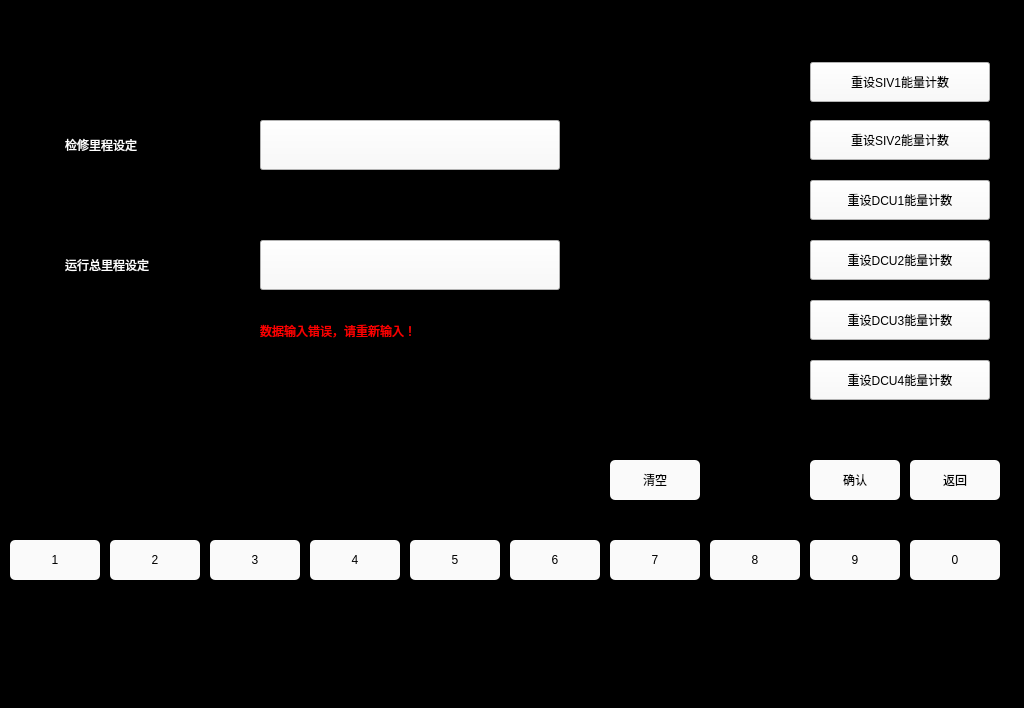
<?xml version="1.0" encoding="UTF-8"?>
<ui version="4.0">
 <class>RunningRecordSet</class>
 <widget class="QWidget" name="RunningRecordSet">
  <property name="geometry">
   <rect>
    <x>0</x>
    <y>0</y>
    <width>1024</width>
    <height>708</height>
   </rect>
  </property>
  <property name="windowTitle">
   <string>Form</string>
  </property>
  <property name="styleSheet">
   <string notr="true">QLabel
{
	color: white;
	border: 2px groove, gray;
    border-color: gray;
	font: 20px, &quot;SimHei&quot;;	
}

QWidget
{
	background-color: black;
}

QPushButton
{
	font: 20px, &quot;SimHei&quot;;
    color: black;
	background-color: rgb(250, 250, 250);

}

QPushButton:disabled
{
		border-radius:5px;
	font: 20px, &quot;SimHei&quot;;
    color: grey;
	background-color: rgb(221,221,221);
}</string>
  </property>
  <widget class="QPushButton" name="btn_setServiceKilometer">
   <property name="geometry">
    <rect>
     <x>260</x>
     <y>120</y>
     <width>300</width>
     <height>50</height>
    </rect>
   </property>
   <property name="text">
    <string/>
   </property>
  </widget>
  <widget class="QLabel" name="label2">
   <property name="geometry">
    <rect>
     <x>60</x>
     <y>120</y>
     <width>150</width>
     <height>50</height>
    </rect>
   </property>
   <property name="styleSheet">
    <string notr="true">border-color: rgb(0, 0, 0);</string>
   </property>
   <property name="text">
    <string>检修里程设定</string>
   </property>
  </widget>
  <widget class="QLabel" name="label2_2">
   <property name="geometry">
    <rect>
     <x>60</x>
     <y>240</y>
     <width>150</width>
     <height>50</height>
    </rect>
   </property>
   <property name="styleSheet">
    <string notr="true">border-color: rgb(0, 0, 0);</string>
   </property>
   <property name="text">
    <string>运行总里程设定</string>
   </property>
  </widget>
  <widget class="QPushButton" name="btn_setTagRunningKilometer">
   <property name="geometry">
    <rect>
     <x>260</x>
     <y>240</y>
     <width>300</width>
     <height>50</height>
    </rect>
   </property>
   <property name="text">
    <string/>
   </property>
  </widget>
  <widget class="QPushButton" name="btn_clear">
   <property name="geometry">
    <rect>
     <x>610</x>
     <y>460</y>
     <width>90</width>
     <height>40</height>
    </rect>
   </property>
   <property name="styleSheet">
    <string notr="true">font: 20px, &quot;SimHei&quot;;
    color: black;
	background-color: rgb(250, 250, 250);
	border-radius: 5px;</string>
   </property>
   <property name="text">
    <string>清空</string>
   </property>
  </widget>
  <widget class="QPushButton" name="btn_7">
   <property name="geometry">
    <rect>
     <x>610</x>
     <y>540</y>
     <width>90</width>
     <height>40</height>
    </rect>
   </property>
   <property name="styleSheet">
    <string notr="true">font: 20px, &quot;SimHei&quot;;
    color: black;
	background-color: rgb(250, 250, 250);
	border-radius: 5px;</string>
   </property>
   <property name="text">
    <string>7</string>
   </property>
  </widget>
  <widget class="QPushButton" name="btn_5">
   <property name="geometry">
    <rect>
     <x>410</x>
     <y>540</y>
     <width>90</width>
     <height>40</height>
    </rect>
   </property>
   <property name="styleSheet">
    <string notr="true">font: 20px, &quot;SimHei&quot;;
    color: black;
	background-color: rgb(250, 250, 250);
	border-radius: 5px;</string>
   </property>
   <property name="text">
    <string>5</string>
   </property>
  </widget>
  <widget class="QPushButton" name="btn_1">
   <property name="geometry">
    <rect>
     <x>10</x>
     <y>540</y>
     <width>90</width>
     <height>40</height>
    </rect>
   </property>
   <property name="styleSheet">
    <string notr="true">font: 20px, &quot;SimHei&quot;;
    color: black;
	background-color: rgb(250, 250, 250);
	border-radius: 5px;</string>
   </property>
   <property name="text">
    <string>1</string>
   </property>
  </widget>
  <widget class="QPushButton" name="btn_confirm">
   <property name="geometry">
    <rect>
     <x>810</x>
     <y>460</y>
     <width>90</width>
     <height>40</height>
    </rect>
   </property>
   <property name="styleSheet">
    <string notr="true">QPushButton{font: 20px, &quot;SimHei&quot;;
    color: black;
	background-color: rgb(250, 250, 250);
	border-radius: 5px;}
QPushButton:disabled
{
		border-radius:5px;
	font: 20px, &quot;SimHei&quot;;
    color: grey;
	background-color: rgb(221,221,221);
}</string>
   </property>
   <property name="text">
    <string>确认</string>
   </property>
  </widget>
  <widget class="QPushButton" name="btn_4">
   <property name="geometry">
    <rect>
     <x>310</x>
     <y>540</y>
     <width>90</width>
     <height>40</height>
    </rect>
   </property>
   <property name="styleSheet">
    <string notr="true">font: 20px, &quot;SimHei&quot;;
    color: black;
	background-color: rgb(250, 250, 250);
	border-radius: 5px;</string>
   </property>
   <property name="text">
    <string>4</string>
   </property>
  </widget>
  <widget class="QPushButton" name="btn_8">
   <property name="geometry">
    <rect>
     <x>710</x>
     <y>540</y>
     <width>90</width>
     <height>40</height>
    </rect>
   </property>
   <property name="styleSheet">
    <string notr="true">font: 20px, &quot;SimHei&quot;;
    color: black;
	background-color: rgb(250, 250, 250);
	border-radius: 5px;</string>
   </property>
   <property name="text">
    <string>8</string>
   </property>
  </widget>
  <widget class="QPushButton" name="btn_0">
   <property name="geometry">
    <rect>
     <x>910</x>
     <y>540</y>
     <width>90</width>
     <height>40</height>
    </rect>
   </property>
   <property name="styleSheet">
    <string notr="true">font: 20px, &quot;SimHei&quot;;
    color: black;
	background-color: rgb(250, 250, 250);
	border-radius: 5px;</string>
   </property>
   <property name="text">
    <string>0</string>
   </property>
  </widget>
  <widget class="QPushButton" name="btn_6">
   <property name="geometry">
    <rect>
     <x>510</x>
     <y>540</y>
     <width>90</width>
     <height>40</height>
    </rect>
   </property>
   <property name="styleSheet">
    <string notr="true">font: 20px, &quot;SimHei&quot;;
    color: black;
	background-color: rgb(250, 250, 250);
	border-radius: 5px;</string>
   </property>
   <property name="text">
    <string>6</string>
   </property>
  </widget>
  <widget class="QPushButton" name="btn_2">
   <property name="geometry">
    <rect>
     <x>110</x>
     <y>540</y>
     <width>90</width>
     <height>40</height>
    </rect>
   </property>
   <property name="styleSheet">
    <string notr="true">font: 20px, &quot;SimHei&quot;;
    color: black;
	background-color: rgb(250, 250, 250);
	border-radius: 5px;</string>
   </property>
   <property name="text">
    <string>2</string>
   </property>
  </widget>
  <widget class="QPushButton" name="btn_back">
   <property name="geometry">
    <rect>
     <x>910</x>
     <y>460</y>
     <width>90</width>
     <height>40</height>
    </rect>
   </property>
   <property name="styleSheet">
    <string notr="true">QPushButton{font: 20px, &quot;SimHei&quot;;
    color: black;
	background-color: rgb(250, 250, 250);
	border-radius: 5px;}
QPushButton:disabled
{
		border-radius:5px;
	font: 20px, &quot;SimHei&quot;;
    color: grey;
	background-color: rgb(221,221,221);
}</string>
   </property>
   <property name="text">
    <string>返回</string>
   </property>
  </widget>
  <widget class="QPushButton" name="btn_3">
   <property name="geometry">
    <rect>
     <x>210</x>
     <y>540</y>
     <width>90</width>
     <height>40</height>
    </rect>
   </property>
   <property name="styleSheet">
    <string notr="true">font: 20px, &quot;SimHei&quot;;
    color: black;
	background-color: rgb(250, 250, 250);
	border-radius: 5px;</string>
   </property>
   <property name="text">
    <string>3</string>
   </property>
  </widget>
  <widget class="QPushButton" name="btn_9">
   <property name="geometry">
    <rect>
     <x>810</x>
     <y>540</y>
     <width>90</width>
     <height>40</height>
    </rect>
   </property>
   <property name="styleSheet">
    <string notr="true">font: 20px, &quot;SimHei&quot;;
    color: black;
	background-color: rgb(250, 250, 250);
	border-radius: 5px;</string>
   </property>
   <property name="text">
    <string>9</string>
   </property>
  </widget>
  <widget class="QLabel" name="label_errorInfo">
   <property name="geometry">
    <rect>
     <x>260</x>
     <y>310</y>
     <width>291</width>
     <height>41</height>
    </rect>
   </property>
   <property name="styleSheet">
    <string notr="true">border-width:0;
color:red;</string>
   </property>
   <property name="text">
    <string>数据输入错误，请重新输入！</string>
   </property>
  </widget>
  <widget class="QPushButton" name="btn_resetSIV1">
   <property name="geometry">
    <rect>
     <x>810</x>
     <y>62</y>
     <width>180</width>
     <height>40</height>
    </rect>
   </property>
   <property name="text">
    <string>重设SIV1能量计数</string>
   </property>
  </widget>
  <widget class="QPushButton" name="btn_resetSIV2">
   <property name="geometry">
    <rect>
     <x>810</x>
     <y>120</y>
     <width>180</width>
     <height>40</height>
    </rect>
   </property>
   <property name="text">
    <string>重设SIV2能量计数</string>
   </property>
  </widget>
  <widget class="QPushButton" name="btn_resetDCU1">
   <property name="geometry">
    <rect>
     <x>810</x>
     <y>180</y>
     <width>180</width>
     <height>40</height>
    </rect>
   </property>
   <property name="text">
    <string>重设DCU1能量计数</string>
   </property>
  </widget>
  <widget class="QPushButton" name="btn_resetDCU2">
   <property name="geometry">
    <rect>
     <x>810</x>
     <y>240</y>
     <width>180</width>
     <height>40</height>
    </rect>
   </property>
   <property name="text">
    <string>重设DCU2能量计数</string>
   </property>
  </widget>
  <widget class="QPushButton" name="btn_resetDCU3">
   <property name="geometry">
    <rect>
     <x>810</x>
     <y>300</y>
     <width>180</width>
     <height>40</height>
    </rect>
   </property>
   <property name="text">
    <string>重设DCU3能量计数</string>
   </property>
  </widget>
  <widget class="QPushButton" name="btn_resetDCU4">
   <property name="geometry">
    <rect>
     <x>810</x>
     <y>360</y>
     <width>180</width>
     <height>40</height>
    </rect>
   </property>
   <property name="text">
    <string>重设DCU4能量计数</string>
   </property>
  </widget>
 </widget>
 <resources/>
 <connections/>
</ui>
